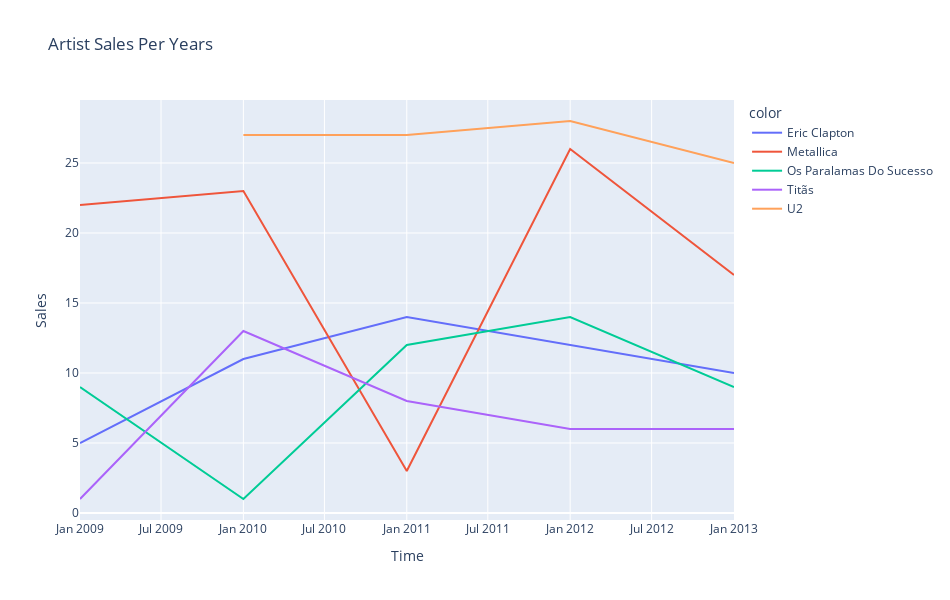

Source (notebook cell):
### Code cell
fig = px.line(x=df.iloc[:,0], y=df.iloc[:,2],color=df.iloc[:,1],title='Artist Sales Per Years')
fig.update_layout(autosize=False, width=950, height=600, xaxis_title="Time",
                    yaxis_title="Sales")
fig.show()

### Figure 1 — Plotly figure (JSON) as saved in the notebook; plotly's stock layout.template omitted (floating-point values rounded to 4 significant figures)
{"data": [{"hovertemplate": "color=Eric Clapton<br>x=%{x}<br>y=%{y}<extra></extra>", "legendgroup": "Eric Clapton", "line": {"color": "#636efa", "dash": "solid"}, "marker": {"symbol": "circle"}, "mode": "lines", "name": "Eric Clapton", "orientation": "v", "showlegend": true, "type": "scatter", "x": ["2009-01-01T00:00:00", "2010-01-01T00:00:00", "2011-01-01T00:00:00", "2013-01-01T00:00:00"], "xaxis": "x", "y": [5, 11, 14, 10], "yaxis": "y"}, {"hovertemplate": "color=Metallica<br>x=%{x}<br>y=%{y}<extra></extra>", "legendgroup": "Metallica", "line": {"color": "#EF553B", "dash": "solid"}, "marker": {"symbol": "circle"}, "mode": "lines", "name": "Metallica", "orientation": "v", "showlegend": true, "type": "scatter", "x": ["2009-01-01T00:00:00", "2010-01-01T00:00:00", "2011-01-01T00:00:00", "2012-01-01T00:00:00", "2013-01-01T00:00:00"], "xaxis": "x", "y": [22, 23, 3, 26, 17], "yaxis": "y"}, {"hovertemplate": "color=Os Paralamas Do Sucesso<br>x=%{x}<br>y=%{y}<extra></extra>", "legendgroup": "Os Paralamas Do Sucesso", "line": {"color": "#00cc96", "dash": "solid"}, "marker": {"symbol": "circle"}, "mode": "lines", "name": "Os Paralamas Do Sucesso", "orientation": "v", "showlegend": true, "type": "scatter", "x": ["2009-01-01T00:00:00", "2010-01-01T00:00:00", "2011-01-01T00:00:00", "2012-01-01T00:00:00", "2013-01-01T00:00:00"], "xaxis": "x", "y": [9, 1, 12, 14, 9], "yaxis": "y"}, {"hovertemplate": "color=Titãs<br>x=%{x}<br>y=%{y}<extra></extra>", "legendgroup": "Titãs", "line": {"color": "#ab63fa", "dash": "solid"}, "marker": {"symbol": "circle"}, "mode": "lines", "name": "Titãs", "orientation": "v", "showlegend": true, "type": "scatter", "x": ["2009-01-01T00:00:00", "2010-01-01T00:00:00", "2011-01-01T00:00:00", "2012-01-01T00:00:00", "2013-01-01T00:00:00"], "xaxis": "x", "y": [1, 13, 8, 6, 6], "yaxis": "y"}, {"hovertemplate": "color=U2<br>x=%{x}<br>y=%{y}<extra></extra>", "legendgroup": "U2", "line": {"color": "#FFA15A", "dash": "solid"}, "marker": {"symbol": "circle"}, "mode": "lines", "name": "U2", "orientation": "v", "showlegend": true, "type": "scatter", "x": ["2010-01-01T00:00:00", "2011-01-01T00:00:00", "2012-01-01T00:00:00", "2013-01-01T00:00:00"], "xaxis": "x", "y": [27, 27, 28, 25], "yaxis": "y"}], "layout": {"autosize": false, "height": 600, "legend": {"title": {"text": "color"}, "tracegroupgap": 0}, "title": {"text": "Artist Sales Per Years"}, "width": 950, "xaxis": {"anchor": "y", "domain": [0, 1], "title": {"text": "Time"}}, "yaxis": {"anchor": "x", "domain": [0, 1], "title": {"text": "Sales"}}}}
